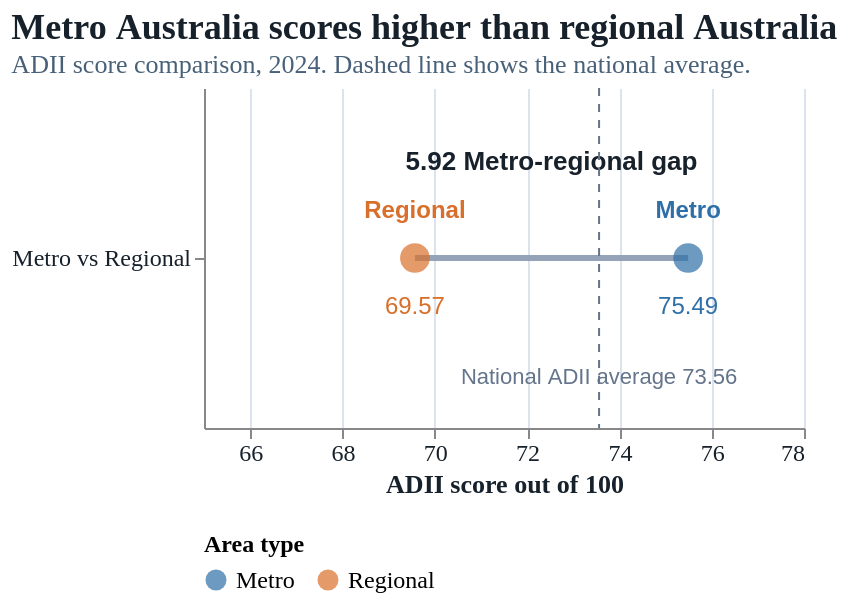

This figure's Vega-Lite source:
### Vega-Lite specification from a JSON file in a GitHub repository (floating-point values rounded to 4 significant figures)
{"$schema": "https://vega.github.io/schema/vega-lite/v5.json", "description": "Dumbbell chart comparing ADII score between Metro and Regional Australia.", "title": {"text": "Metro Australia scores higher than regional Australia", "subtitle": "ADII score comparison, 2024. Dashed line shows the national average."}, "width": "container", "height": 170, "data": {"values": [{"comparison": "Metro vs Regional", "region": "Metro", "score": 75.49}, {"comparison": "Metro vs Regional", "region": "Regional", "score": 69.57}]}, "layer": [{"mark": {"type": "rule", "strokeWidth": 3, "color": "#94a3b8"}, "encoding": {"y": {"field": "comparison", "type": "nominal", "title": null}, "x": {"aggregate": "min", "field": "score", "type": "quantitative", "title": "ADII score out of 100", "scale": {"domain": [65, 78]}}, "x2": {"aggregate": "max", "field": "score"}}}, {"mark": {"type": "point", "filled": true, "size": 220}, "encoding": {"y": {"field": "comparison", "type": "nominal", "title": null}, "x": {"field": "score", "type": "quantitative", "scale": {"domain": [65, 78]}, "title": "ADII score out of 100"}, "color": {"field": "region", "type": "nominal", "title": "Area type", "scale": {"domain": ["Metro", "Regional"], "range": ["#2f6fa7", "#d86f2a"]}}, "tooltip": [{"field": "region", "type": "nominal", "title": "Region"}, {"field": "score", "type": "quantitative", "title": "ADII score", "format": ".2f"}]}}, {"mark": {"type": "text", "dy": -24, "fontSize": 12, "fontWeight": "bold"}, "encoding": {"y": {"field": "comparison", "type": "nominal"}, "x": {"field": "score", "type": "quantitative", "scale": {"domain": [65, 78]}, "title": "ADII score out of 100"}, "text": {"field": "region", "type": "nominal"}, "color": {"field": "region", "type": "nominal", "title": "Area type", "scale": {"domain": ["Metro", "Regional"], "range": ["#2f6fa7", "#d86f2a"]}}}}, {"mark": {"type": "text", "dy": 24, "fontSize": 12}, "encoding": {"y": {"field": "comparison", "type": "nominal"}, "x": {"field": "score", "type": "quantitative", "scale": {"domain": [65, 78]}, "title": "ADII score out of 100"}, "text": {"field": "score", "type": "quantitative", "format": ".2f"}, "color": {"field": "region", "type": "nominal", "title": "Area type", "scale": {"domain": ["Metro", "Regional"], "range": ["#2f6fa7", "#d86f2a"]}}}}, {"data": {"values": [{"score": 72.53, "y": "Metro vs Regional", "label": "5.92 Metro-regional gap"}]}, "mark": {"type": "text", "dy": -48, "fontSize": 13, "fontWeight": "bold", "color": "#17212b", "align": "center"}, "encoding": {"x": {"field": "score", "type": "quantitative", "scale": {"domain": [65, 78]}, "title": "ADII score out of 100"}, "y": {"field": "y", "type": "nominal"}, "text": {"field": "label"}}}, {"data": {"values": [{"score": 73.56, "label": "National average 73.56"}]}, "mark": {"type": "rule", "strokeDash": [4, 4], "color": "#64748b"}, "encoding": {"x": {"field": "score", "type": "quantitative", "scale": {"domain": [65, 78]}, "title": "ADII score out of 100"}}}, {"data": {"values": [{"score": 73.56, "y": "Metro vs Regional", "label": "National ADII average 73.56"}]}, "mark": {"type": "text", "dy": 60, "fontSize": 11, "align": "center", "color": "#64748b"}, "encoding": {"x": {"field": "score", "type": "quantitative", "scale": {"domain": [65, 78]}, "title": "ADII score out of 100"}, "y": {"field": "y", "type": "nominal"}, "text": {"field": "label"}}}], "config": {"view": {"stroke": null}, "axis": {"labelFontSize": 12, "titleFontSize": 13, "gridColor": "#dbe4ee", "labelFont": "IBM Plex Sans", "titleFont": "IBM Plex Sans", "labelColor": "#17212b", "titleColor": "#17212b", "labelLimit": 320}, "title": {"fontSize": 18, "subtitleFontSize": 13, "anchor": "start", "font": "Space Grotesk", "subtitleFont": "IBM Plex Sans", "color": "#17212b", "subtitleColor": "#486178"}, "legend": {"labelFont": "IBM Plex Sans", "titleFont": "IBM Plex Sans", "labelFontSize": 12, "titleFontSize": 12, "symbolSize": 110, "orient": "bottom"}}}
